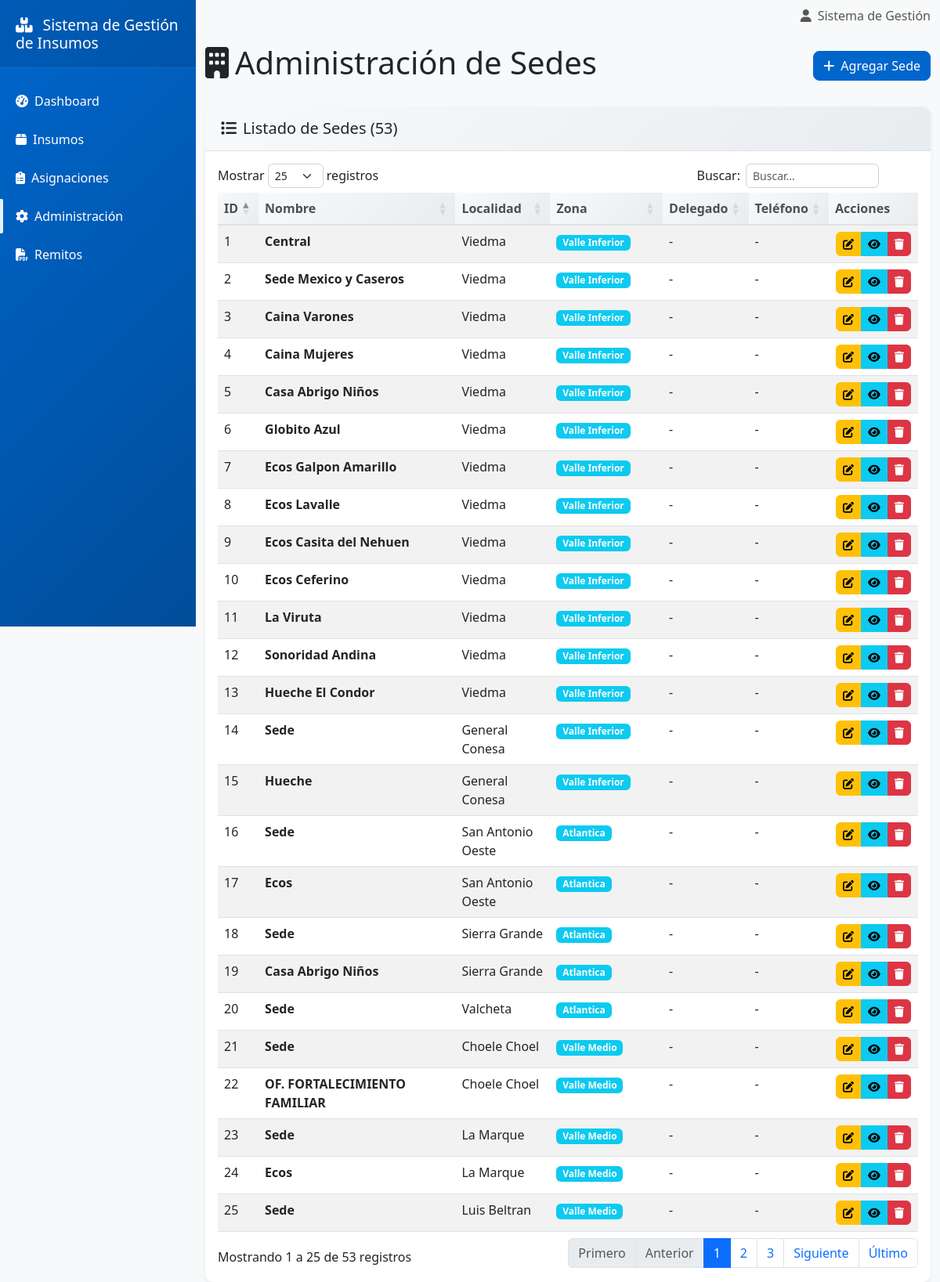
The app's page /pages/admin/sedes.php with its own data.
### tables this page shows
CREATE TABLE `sedes` (
  `id_sede` int(11) NOT NULL,
  `id_localidad` int(11) NOT NULL,
  `nombre_sede` varchar(100) NOT NULL,
  `direccion` varchar(255) DEFAULT NULL,
  `delegado_nombre` varchar(100) DEFAULT NULL,
  `delegado_apellido` varchar(100) DEFAULT NULL,
  `delegado_telefono` varchar(50) DEFAULT NULL
);

CREATE TABLE `localidades` (
  `id_localidad` int(11) NOT NULL,
  `id_zona` int(11) NOT NULL,
  `nombre_localidad` varchar(100) NOT NULL
);

CREATE TABLE `zonas` (
  `id_zona` int(11) NOT NULL,
  `nombre_zona` varchar(100) NOT NULL
);

### includes/config.php (called while the page is built, shortened)
<?php
function app_base_url(): string {
    $env = getenv('APP_BASE_URL');
    $script = isset($_SERVER['SCRIPT_NAME']) ? $_SERVER['SCRIPT_NAME'] : '';
    if (strpos($script, '/pages/') !== false) {
        return substr($script, 0, strpos($script, '/pages/'));
    }
    return defined('BASE_URL') ? BASE_URL : '';
}
?>

### pages/admin/sedes.php (the view, shortened to what this page needs)
<?php
require_once '../../includes/config.php';
$conexion = conectarDB();
$sql = "SELECT s.*, l.nombre_localidad, z.nombre_zona
        FROM sedes s
        JOIN localidades l ON s.id_localidad = l.id_localidad
        JOIN zonas z ON l.id_zona = z.id_zona
        ORDER BY z.nombre_zona, l.nombre_localidad, s.nombre_sede";
$stmt = $conexion->query($sql);
$sedes = $stmt->fetchAll();
?>
<?php include '../../includes/header.php'; ?>
<div class="row">
    <div class="col-12">
        <div class="d-flex justify-content-between align-items-center mb-4">
            <h1>
                <i class="fas fa-building me-2"></i>Administración de Sedes
            </h1>
            <button type="button" class="btn btn-primary" data-bs-toggle="modal" data-bs-target="#modalSede">
                <i class="fas fa-plus me-2"></i>Agregar Sede
            </button>
        </div>
    </div>
</div>
<div class="card">
    <div class="card-header">
        <h5 class="mb-0">
            <i class="fas fa-list me-2"></i>Listado de Sedes (<?php echo count($sedes); ?>)
        </h5>
    </div>
    <div class="card-body">
        <?php if (empty($sedes)): ?>
            <div class="text-center py-4">
                <i class="fas fa-building fa-3x text-muted mb-3"></i>
                <h5 class="text-muted">No hay sedes registradas</h5>
                <p class="text-muted">Agregue la primera sede para comenzar</p>
            </div>
        <?php else: ?>
            <div class="table-responsive">
                <table class="table table-striped datatable" id="tablaSedes">
                    <thead>
                        <tr>
                            <th>ID</th>
                            <th>Nombre</th>
                            <th>Localidad</th>
                            <th>Zona</th>
                            <th>Delegado</th>
                            <th>Teléfono</th>
                            <th>Acciones</th>
                        </tr>
                    </thead>
                    <tbody>
                        <?php foreach ($sedes as $sede): ?>
                            <tr>
                                <td><?php echo $sede['id_sede']; ?></td>
                                <td><strong><?php echo htmlspecialchars($sede['nombre_sede']); ?></strong></td>
                                <td><?php echo htmlspecialchars($sede['nombre_localidad']); ?></td>
                                <td>
                                    <span class="badge bg-info"><?php echo $sede['nombre_zona']; ?></span>
                                </td>
                                <td><?php echo htmlspecialchars(trim(($sede['delegado_nombre'] ?? '').' '.($sede['delegado_apellido'] ?? '')) ?: '-'); ?></td>
                                <td><?php echo htmlspecialchars($sede['delegado_telefono'] ?? '-'); ?></td>
                                <td>
                                    <div class="btn-group" role="group">
                                        <button type="button"
                                                class="btn btn-sm btn-warning"
                                                onclick="editarSede(<?php echo htmlspecialchars(json_encode($sede)); ?>)"
                                                data-bs-toggle="tooltip"
                                                title="Editar">
                                            <i class="fas fa-edit"></i>
                                        </button>
                                        <a class="btn btn-sm btn-info" href="<?php echo app_base_url(); ?>/pages/admin/sede_detalle.php?id_localidad=<?php echo (int)$sede['id_localidad']; ?>&id_sede=<?php echo (int)$sede['id_sede']; ?>" title="Ver Detalles">
                                            <i class="fas fa-eye"></i>
                                        </a>
                                        <button type="button"
                                                class="btn btn-sm btn-danger"
                                                onclick="eliminarItem(<?php echo $sede['id_sede']; ?>, 'sede')"
                                                data-bs-toggle="tooltip"
                                                title="Eliminar">
                                            <i class="fas fa-trash"></i>
                                        </button>
                                    </div>
                                </td>
                            </tr>
                        <?php endforeach; ?>
                    </tbody>
                </table>
            </div>
        <?php endif; ?>
    </div>
</div>
<?php include '../../includes/footer.php'; ?>

### public/css/style.css (style rules this page uses)
:root { --primary-color: #0066cc; --secondary-color: #ffffff; --success-color: #009933; --warning-color: #ffcc00; --danger-color: #cc0000; --info-color: #0099cc; --light-color: #f8f9fa; --dark-color: #212529; }
body { font-family: 'Segoe UI', Tahoma, Geneva, Verdana, sans-serif; background-color: #f8f9fa; margin: 0; padding: 0; }
.card { border: none; border-radius: 10px; box-shadow: 0 0.125rem 0.25rem rgba(0, 0, 0, 0.075); transition: all 0.3s ease; }
.card-header { background: linear-gradient(135deg, #f8f9fa 0%, #e9ecef 100%); border-bottom: 1px solid #dee2e6; border-radius: 10px 10px 0 0 !important; padding: 1rem 1.25rem; font-weight: 600; }
.btn { border-radius: 8px; font-weight: 500; transition: all 0.3s ease; }
.btn-primary { background-color: var(--primary-color); border-color: var(--primary-color); }
.btn-sm { padding: 0.25rem 0.5rem; font-size: 0.875rem; border-radius: 6px; }
.table { margin-bottom: 0; }
.table thead th { background: linear-gradient(135deg, #f8f9fa 0%, #e9ecef 100%); border-bottom: 2px solid #dee2e6; font-weight: 600; color: #495057; }
.badge { font-size: 0.75em; padding: 0.35em 0.65em; border-radius: 6px; }
.btn-group .btn { margin: 0 1px; }
.btn-group .btn[onclick] { cursor: pointer; pointer-events: auto; }
.dataTables_wrapper .btn-group .btn { pointer-events: auto !important; }

### records on screen
sedes: id_sede "17", nombre_sede "Ecos", id_localidad.nombre_localidad "San Antonio Oeste", zonas.nombre_zona "Atlantica", delegado_nombre+delegado_apellido "-", delegado_telefono "-"
sedes: id_sede "16", nombre_sede "Sede", id_localidad.nombre_localidad "San Antonio Oeste", zonas.nombre_zona "Atlantica", delegado_nombre+delegado_apellido "-", delegado_telefono "-"
sedes: id_sede "19", nombre_sede "Casa Abrigo Niños", id_localidad.nombre_localidad "Sierra Grande", zonas.nombre_zona "Atlantica", delegado_nombre+delegado_apellido "-", delegado_telefono "-"
sedes: id_sede "18", nombre_sede "Sede", id_localidad.nombre_localidad "Sierra Grande", zonas.nombre_zona "Atlantica", delegado_nombre+delegado_apellido "-", delegado_telefono "-"
sedes: id_sede "20", nombre_sede "Sede", id_localidad.nombre_localidad "Valcheta", zonas.nombre_zona "Atlantica", delegado_nombre+delegado_apellido "-", delegado_telefono "-"
sedes: id_sede "15", nombre_sede "Hueche", id_localidad.nombre_localidad "General Conesa", zonas.nombre_zona "Valle Inferior", delegado_nombre+delegado_apellido "-", delegado_telefono "-"
sedes: id_sede "14", nombre_sede "Sede", id_localidad.nombre_localidad "General Conesa", zonas.nombre_zona "Valle Inferior", delegado_nombre+delegado_apellido "-", delegado_telefono "-"
sedes: id_sede "4", nombre_sede "Caina Mujeres", id_localidad.nombre_localidad "Viedma", zonas.nombre_zona "Valle Inferior", delegado_nombre+delegado_apellido "-", delegado_telefono "-"
sedes: id_sede "3", nombre_sede "Caina Varones", id_localidad.nombre_localidad "Viedma", zonas.nombre_zona "Valle Inferior", delegado_nombre+delegado_apellido "-", delegado_telefono "-"
sedes: id_sede "5", nombre_sede "Casa Abrigo Niños", id_localidad.nombre_localidad "Viedma", zonas.nombre_zona "Valle Inferior", delegado_nombre+delegado_apellido "-", delegado_telefono "-"
sedes: id_sede "1", nombre_sede "Central", id_localidad.nombre_localidad "Viedma", zonas.nombre_zona "Valle Inferior", delegado_nombre+delegado_apellido "-", delegado_telefono "-"
sedes: id_sede "9", nombre_sede "Ecos Casita del Nehuen", id_localidad.nombre_localidad "Viedma", zonas.nombre_zona "Valle Inferior", delegado_nombre+delegado_apellido "-", delegado_telefono "-"
sedes: id_sede "10", nombre_sede "Ecos Ceferino", id_localidad.nombre_localidad "Viedma", zonas.nombre_zona "Valle Inferior", delegado_nombre+delegado_apellido "-", delegado_telefono "-"
sedes: id_sede "7", nombre_sede "Ecos Galpon Amarillo", id_localidad.nombre_localidad "Viedma", zonas.nombre_zona "Valle Inferior", delegado_nombre+delegado_apellido "-", delegado_telefono "-"
sedes: id_sede "8", nombre_sede "Ecos Lavalle", id_localidad.nombre_localidad "Viedma", zonas.nombre_zona "Valle Inferior", delegado_nombre+delegado_apellido "-", delegado_telefono "-"
sedes: id_sede "6", nombre_sede "Globito Azul", id_localidad.nombre_localidad "Viedma", zonas.nombre_zona "Valle Inferior", delegado_nombre+delegado_apellido "-", delegado_telefono "-"
sedes: id_sede "13", nombre_sede "Hueche El Condor", id_localidad.nombre_localidad "Viedma", zonas.nombre_zona "Valle Inferior", delegado_nombre+delegado_apellido "-", delegado_telefono "-"
sedes: id_sede "11", nombre_sede "La Viruta", id_localidad.nombre_localidad "Viedma", zonas.nombre_zona "Valle Inferior", delegado_nombre+delegado_apellido "-", delegado_telefono "-"
sedes: id_sede "2", nombre_sede "Sede Mexico y Caseros", id_localidad.nombre_localidad "Viedma", zonas.nombre_zona "Valle Inferior", delegado_nombre+delegado_apellido "-", delegado_telefono "-"
sedes: id_sede "12", nombre_sede "Sonoridad Andina", id_localidad.nombre_localidad "Viedma", zonas.nombre_zona "Valle Inferior", delegado_nombre+delegado_apellido "-", delegado_telefono "-"
sedes: id_sede "22", nombre_sede "OF. FORTALECIMIENTO FAMILIAR", id_localidad.nombre_localidad "Choele Choel", zonas.nombre_zona "Valle Medio", delegado_nombre+delegado_apellido "-", delegado_telefono "-"
sedes: id_sede "21", nombre_sede "Sede", id_localidad.nombre_localidad "Choele Choel", zonas.nombre_zona "Valle Medio", delegado_nombre+delegado_apellido "-", delegado_telefono "-"
sedes: id_sede "24", nombre_sede "Ecos", id_localidad.nombre_localidad "La Marque", zonas.nombre_zona "Valle Medio", delegado_nombre+delegado_apellido "-", delegado_telefono "-"
sedes: id_sede "23", nombre_sede "Sede", id_localidad.nombre_localidad "La Marque", zonas.nombre_zona "Valle Medio", delegado_nombre+delegado_apellido "-", delegado_telefono "-"
sedes: id_sede "25", nombre_sede "Sede", id_localidad.nombre_localidad "Luis Beltran", zonas.nombre_zona "Valle Medio", delegado_nombre+delegado_apellido "-", delegado_telefono "-"

### other values on screen
APP_NAME "Sistema de Gestión de Insumos"
count($sedes) "53"
